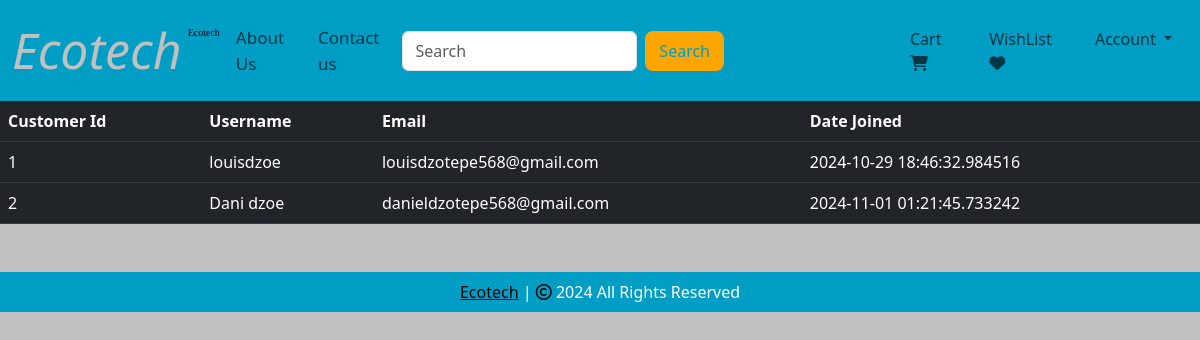
Page /customers (signed in) on the committed database.
### source/models.py (models this page shows, shortened)
class Customer(db.Model, UserMixin):
    id = db.Column(db.Integer, primary_key=True)
    email = db.Column(db.String(100), unique=True)
    username = db.Column(db.String(100))
    password_hash = db.Column(db.String(150))
    date_joined = db.Column(db.DateTime(), default=datetime.utcnow)
    cart_items = db.relationship('Cart', backref=db.backref('customer', lazy=True))
    orders = db.relationship('Order', backref=db.backref('customer', lazy=True))
    @property
    def password(self):
        raise AttributeError('Password is not a readable Attribute')

### source/admin.py (the view)
@admin.route('/customers')
@login_required
def display_customers():
    if current_user.id == 1:
        customers = Customer.query.all()
        return render_template('customers.html', customers=customers)
    return render_template('404.html')

### source/templates/customers.html (shortened to what this page needs)
{% extends 'base.html' %}
{% block body %}
<table class="table table-dark table-hover">
    <thead>
        <tr>
            <th scope="col">Customer Id</th>
            <th scope="col">Username</th>
            <th scope="col">Email</th>
            <th scope="col">Date Joined</th>
        </tr>
    </thead>
    <tbody>
        {% for customer in customers %}
        <tr>
        <td>{{ customer.id }}</td>
        <td>{{ customer.username }}</td>
        <td>{{ customer.email }}</td>
        <td>{{ customer.date_joined }}</td>
        </tr>
        {% endfor %}
    </tbody>
</table>
{% endblock %}

### rows in the picture
Customer: id "1", username "louisdzoe", email "louisdzotepe568@gmail.com", date_joined "2024-10-29 18:46:32.984516"
Customer: id "2", username "Dani dzoe", email "danieldzotepe568@gmail.com", date_joined "2024-11-01 01:21:45.733242"
